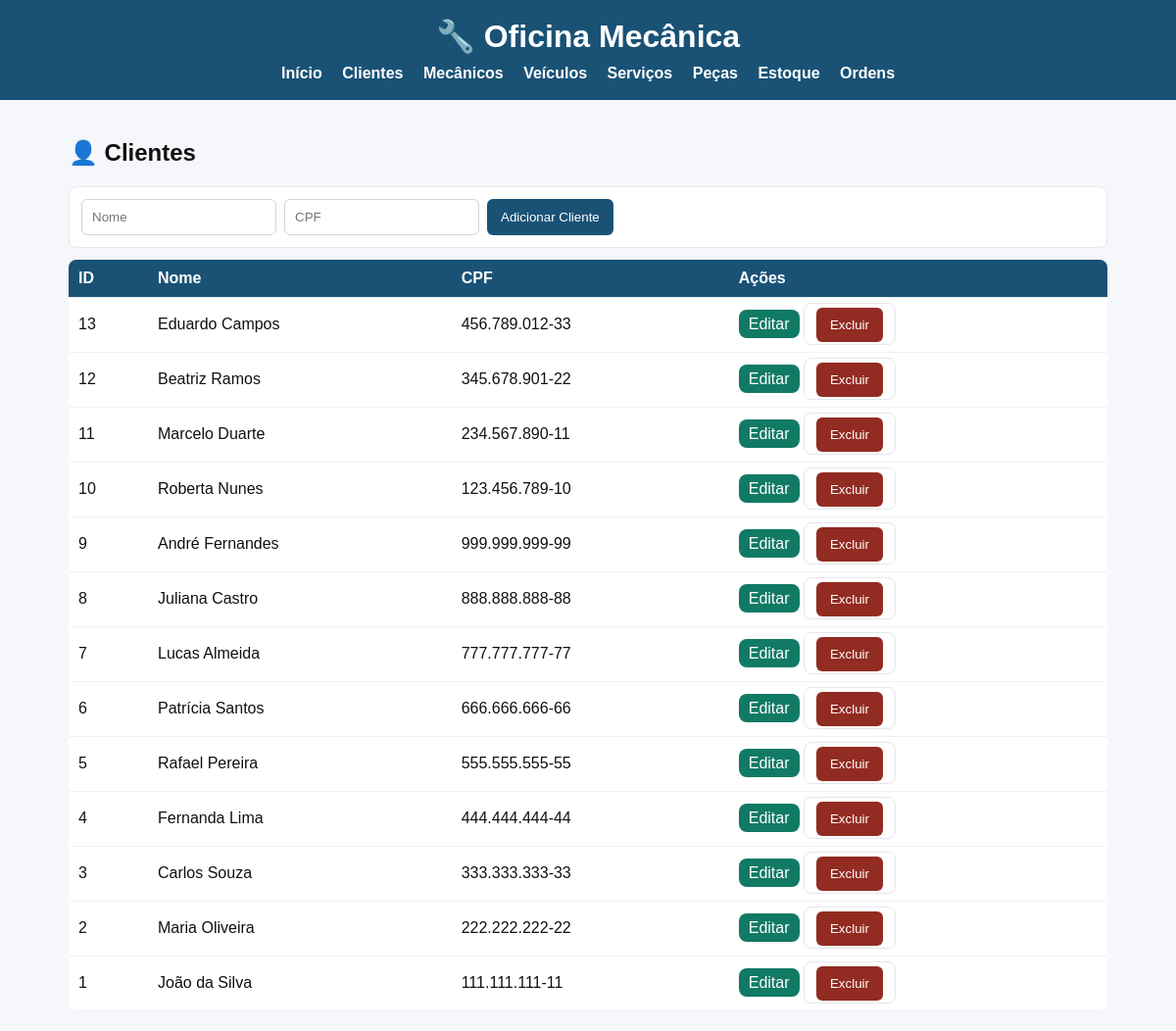
The page /clientes.php on the database its author committed.
### tables this page shows
CREATE TABLE clientes (
    id_cliente INT AUTO_INCREMENT PRIMARY KEY,
    cpf_cliente VARCHAR(14) NOT NULL,
    nome_cliente VARCHAR(100) NOT NULL
);

### public/clientes.php (the view, shortened to what this page needs)
<?php
require_once __DIR__ . '/../db/conexao.php';
$result = $conn->query("SELECT * FROM clientes ORDER BY id_cliente DESC");
$edit = null;
?>
<?php include __DIR__ . '/../includes/header.php'; ?>
<h2>👤 Clientes</h2>
<?php if($edit): ?>
<form method="POST">
  <input type="hidden" name="acao" value="editar">
  <input type="hidden" name="id" value="<?= $edit['id_cliente'] ?>">
  <input type="text" name="nome" value="<?= htmlspecialchars($edit['nome_cliente']) ?>" placeholder="Nome" required>
  <input type="text" name="cpf" value="<?= htmlspecialchars($edit['cpf_cliente']) ?>" placeholder="CPF" required>
  <button type="submit">Salvar Alterações</button>
  <a class="botao" href="clientes.php" style="background:#777;padding:10px;border-radius:6px;text-decoration:none;color:#fff">Cancelar</a>
</form>
<?php else: ?>
<form method="POST">
  <input type="text" name="nome" placeholder="Nome" required>
  <input type="text" name="cpf" placeholder="CPF" required>
  <button type="submit">Adicionar Cliente</button>
</form>
<?php endif; ?>
<table>
<tr><th>ID</th><th>Nome</th><th>CPF</th><th>Ações</th></tr>
<?php while($row = $result->fetch_assoc()): ?>
<tr>
  <td><?= $row['id_cliente'] ?></td>
  <td><?= htmlspecialchars($row['nome_cliente']) ?></td>
  <td><?= htmlspecialchars($row['cpf_cliente']) ?></td>
  <td>
    <a href="clientes.php?id=<?= $row['id_cliente'] ?>" class="botao" style="background:#117a65;padding:6px 10px">Editar</a>
    <form method="POST" style="display:inline" onsubmit="return confirm('Excluir cliente?');">
      <button class="del">Excluir</button>
    </form>
  </td>
</tr>
<?php endwhile; ?>
</table>
<?php include __DIR__ . '/../includes/footer.php'; ?>

### includes/header.php (shortened to what this page needs)
<!DOCTYPE html>
<html lang="pt-br">
<head>
  <link rel="stylesheet" href="estilo.css">
</head>
<body>
<header>
  <h1>🔧 Oficina Mecânica</h1>
  <nav>
    <a href="index.php">Início</a>
    <a href="clientes.php">Clientes</a>
    <a href="mecanicos.php">Mecânicos</a>
    <a href="veiculos.php">Veículos</a>
    <a href="servicos.php">Serviços</a>
    <a href="pecas.php">Peças</a>
    <a href="estoque.php">Estoque</a>
    <a href="ordens.php">Ordens</a>
  </nav>
</header>
<main>

### includes/footer.php (shortened to what this page needs)
</main>
</body>
</html>

### public/estilo.css (style rules this page uses)
* { box-sizing:border-box }
body { font-family:Arial,Helvetica,sans-serif;background:#f5f7fb;margin:0;color:#111 }
header { background:#1a5276;color:#fff;padding:18px 12px;text-align:center }
header h1 { margin:0 }
nav { margin-top:10px }
nav a { color:#fff;text-decoration:none;margin:0 8px;font-weight:600 }
main { padding:20px;max-width:1100px;margin:0 auto }
.botao { background:#1a5276;color:#fff;padding:12px 18px;border-radius:8px;text-decoration:none }
form { background:#fff;border:1px solid #e5e7eb;border-radius:8px;padding:12px;margin:12px 0;display:flex;flex-wrap:wrap;gap:8px }
input[type=text],input[type=number],select { padding:10px;border:1px solid #d1d5db;border-radius:6px }
button { background:#1a5276;color:#fff;border:none;padding:10px 14px;border-radius:6px;cursor:pointer }
button.del { background:#922b21 }
table { width:100%;border-collapse:collapse;background:#fff;border-radius:8px;overflow:hidden;margin-top:10px }
th,td { padding:10px;border-bottom:1px solid #eef2f6;text-align:left }
th { background:#1a5276;color:#fff }

### rows shown on the page
clientes: id_cliente "13", nome_cliente "Eduardo Campos", cpf_cliente "456.789.012-33"
clientes: id_cliente "12", nome_cliente "Beatriz Ramos", cpf_cliente "345.678.901-22"
clientes: id_cliente "11", nome_cliente "Marcelo Duarte", cpf_cliente "234.567.890-11"
clientes: id_cliente "10", nome_cliente "Roberta Nunes", cpf_cliente "123.456.789-10"
clientes: id_cliente "9", nome_cliente "André Fernandes", cpf_cliente "999.999.999-99"
clientes: id_cliente "8", nome_cliente "Juliana Castro", cpf_cliente "888.888.888-88"
clientes: id_cliente "7", nome_cliente "Lucas Almeida", cpf_cliente "777.777.777-77"
clientes: id_cliente "6", nome_cliente "Patrícia Santos", cpf_cliente "666.666.666-66"
clientes: id_cliente "5", nome_cliente "Rafael Pereira", cpf_cliente "555.555.555-55"
clientes: id_cliente "4", nome_cliente "Fernanda Lima", cpf_cliente "444.444.444-44"
clientes: id_cliente "3", nome_cliente "Carlos Souza", cpf_cliente "333.333.333-33"
clientes: id_cliente "2", nome_cliente "Maria Oliveira", cpf_cliente "222.222.222-22"
clientes: id_cliente "1", nome_cliente "João da Silva", cpf_cliente "111.111.111-11"
